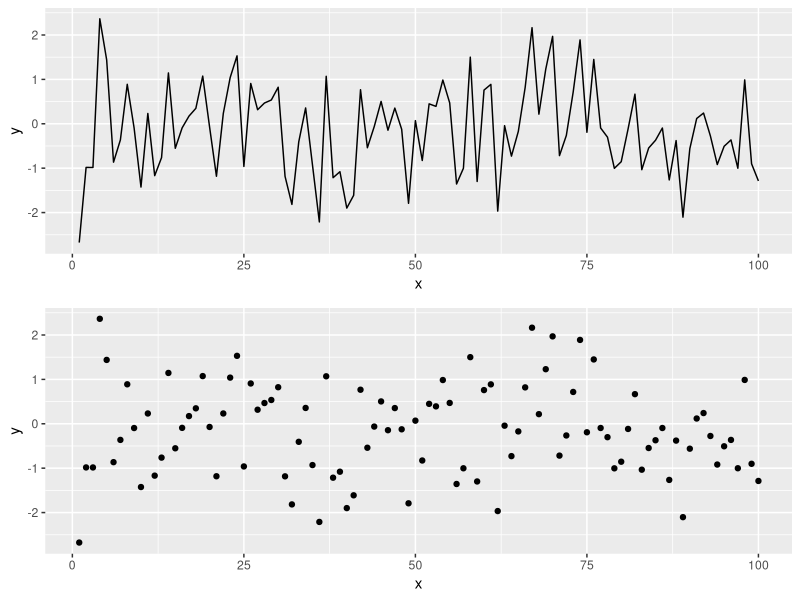

Write the R code that produced this figure.
## ---- chunk 1
knitr::opts_chunk$set(echo = TRUE,  fig.width = 8, fig.height = 8, fig.alig = "center")
## ---- chunk 2
library(tidyverse)
library(gridExtra)
## ---- chunk 3
# Simulating data according to a normal distribution
x <- seq(1:100)
y <- rnorm(100) # Generating data form a normal distribution with mean 0 and variance 1
data <- data.frame(x = x, y = y )
p1 = ggplot(data, aes(x= x, y = y)) +
   geom_line()
p2 = ggplot(data, aes(x= x, y = y)) +
   geom_point()
grid.arrange(p1, p2)
## ---- chunk 4

